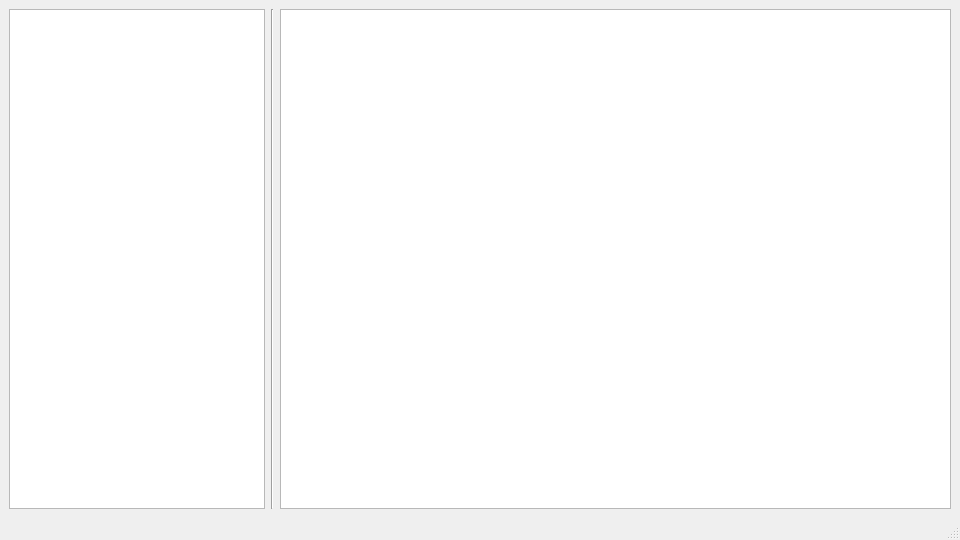
<?xml version="1.0" encoding="UTF-8"?>
<ui version="4.0">
 <class>MainWindow</class>
 <widget class="QMainWindow" name="MainWindow">
  <property name="enabled">
   <bool>true</bool>
  </property>
  <property name="geometry">
   <rect>
    <x>0</x>
    <y>0</y>
    <width>960</width>
    <height>540</height>
   </rect>
  </property>
  <property name="windowTitle">
   <string>UgcBrowser</string>
  </property>
  <widget class="QWidget" name="centralwidget">
   <layout class="QGridLayout" name="gridLayout">
    <item row="0" column="0">
     <layout class="QHBoxLayout" name="mainSeparator">
      <item>
       <widget class="QListWidget" name="apiList">
        <property name="maximumSize">
         <size>
          <width>256</width>
          <height>16777215</height>
         </size>
        </property>
       </widget>
      </item>
      <item>
       <widget class="Line" name="line">
        <property name="orientation">
         <enum>Qt::Vertical</enum>
        </property>
       </widget>
      </item>
      <item>
       <widget class="QListWidget" name="levelList"/>
      </item>
     </layout>
    </item>
   </layout>
  </widget>
  <widget class="QMenuBar" name="menubar">
   <property name="geometry">
    <rect>
     <x>0</x>
     <y>0</y>
     <width>960</width>
     <height>21</height>
    </rect>
   </property>
  </widget>
  <widget class="QStatusBar" name="statusbar"/>
 </widget>
 <layoutdefault spacing="6" margin="9"/>
 <resources/>
 <connections/>
</ui>
